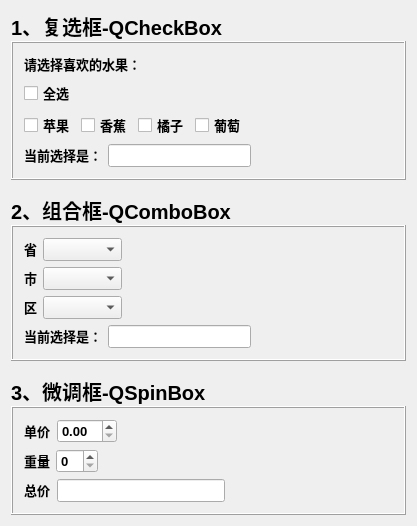
<?xml version="1.0" encoding="UTF-8"?>
<ui version="4.0">
 <class>MyWidgetClass</class>
 <widget class="QWidget" name="MyWidgetClass">
  <property name="geometry">
   <rect>
    <x>0</x>
    <y>0</y>
    <width>417</width>
    <height>524</height>
   </rect>
  </property>
  <property name="font">
   <font>
    <pointsize>10</pointsize>
    <weight>75</weight>
    <bold>true</bold>
   </font>
  </property>
  <property name="windowTitle">
   <string>MyWidget</string>
  </property>
  <layout class="QVBoxLayout" name="verticalLayout_7">
   <property name="spacing">
    <number>15</number>
   </property>
   <item>
    <layout class="QVBoxLayout" name="verticalLayout_2">
     <property name="spacing">
      <number>0</number>
     </property>
     <item>
      <widget class="QLabel" name="label">
       <property name="sizePolicy">
        <sizepolicy hsizetype="Fixed" vsizetype="Fixed">
         <horstretch>0</horstretch>
         <verstretch>0</verstretch>
        </sizepolicy>
       </property>
       <property name="font">
        <font>
         <pointsize>15</pointsize>
         <weight>75</weight>
         <bold>true</bold>
        </font>
       </property>
       <property name="text">
        <string>1、复选框-QCheckBox</string>
       </property>
      </widget>
     </item>
     <item>
      <widget class="QFrame" name="frame">
       <property name="frameShape">
        <enum>QFrame::Box</enum>
       </property>
       <property name="frameShadow">
        <enum>QFrame::Raised</enum>
       </property>
       <layout class="QVBoxLayout" name="verticalLayout">
        <item>
         <widget class="QLabel" name="label_4">
          <property name="sizePolicy">
           <sizepolicy hsizetype="Fixed" vsizetype="Fixed">
            <horstretch>0</horstretch>
            <verstretch>0</verstretch>
           </sizepolicy>
          </property>
          <property name="text">
           <string>请选择喜欢的水果：</string>
          </property>
         </widget>
        </item>
        <item>
         <widget class="QCheckBox" name="chkAll">
          <property name="sizePolicy">
           <sizepolicy hsizetype="Fixed" vsizetype="Fixed">
            <horstretch>0</horstretch>
            <verstretch>0</verstretch>
           </sizepolicy>
          </property>
          <property name="font">
           <font>
            <pointsize>10</pointsize>
            <weight>75</weight>
            <bold>true</bold>
           </font>
          </property>
          <property name="text">
           <string>全选</string>
          </property>
         </widget>
        </item>
        <item>
         <layout class="QHBoxLayout" name="horizontalLayout">
          <item>
           <widget class="QCheckBox" name="chkApple">
            <property name="text">
             <string>苹果</string>
            </property>
           </widget>
          </item>
          <item>
           <widget class="QCheckBox" name="chkBanana">
            <property name="text">
             <string>香蕉</string>
            </property>
           </widget>
          </item>
          <item>
           <widget class="QCheckBox" name="chkOrange">
            <property name="text">
             <string>橘子</string>
            </property>
           </widget>
          </item>
          <item>
           <widget class="QCheckBox" name="chkGrape">
            <property name="text">
             <string>葡萄</string>
            </property>
           </widget>
          </item>
          <item>
           <spacer name="horizontalSpacer">
            <property name="orientation">
             <enum>Qt::Horizontal</enum>
            </property>
            <property name="sizeHint" stdset="0">
             <size>
              <width>40</width>
              <height>20</height>
             </size>
            </property>
           </spacer>
          </item>
         </layout>
        </item>
        <item>
         <layout class="QHBoxLayout" name="horizontalLayout_2">
          <item>
           <widget class="QLabel" name="label_5">
            <property name="sizePolicy">
             <sizepolicy hsizetype="Fixed" vsizetype="Fixed">
              <horstretch>0</horstretch>
              <verstretch>0</verstretch>
             </sizepolicy>
            </property>
            <property name="text">
             <string>当前选择是：</string>
            </property>
           </widget>
          </item>
          <item>
           <widget class="QLineEdit" name="edtSelectedFruit"/>
          </item>
          <item>
           <spacer name="horizontalSpacer_2">
            <property name="orientation">
             <enum>Qt::Horizontal</enum>
            </property>
            <property name="sizeHint" stdset="0">
             <size>
              <width>40</width>
              <height>20</height>
             </size>
            </property>
           </spacer>
          </item>
         </layout>
        </item>
       </layout>
      </widget>
     </item>
    </layout>
   </item>
   <item>
    <layout class="QVBoxLayout" name="verticalLayout_4">
     <property name="spacing">
      <number>0</number>
     </property>
     <item>
      <widget class="QLabel" name="label_2">
       <property name="sizePolicy">
        <sizepolicy hsizetype="Fixed" vsizetype="Fixed">
         <horstretch>0</horstretch>
         <verstretch>0</verstretch>
        </sizepolicy>
       </property>
       <property name="font">
        <font>
         <pointsize>15</pointsize>
         <weight>75</weight>
         <bold>true</bold>
        </font>
       </property>
       <property name="text">
        <string>2、组合框-QComboBox</string>
       </property>
      </widget>
     </item>
     <item>
      <widget class="QFrame" name="frame_2">
       <property name="frameShape">
        <enum>QFrame::Box</enum>
       </property>
       <property name="frameShadow">
        <enum>QFrame::Raised</enum>
       </property>
       <layout class="QVBoxLayout" name="verticalLayout_3">
        <item>
         <layout class="QHBoxLayout" name="horizontalLayout_3">
          <item>
           <widget class="QLabel" name="label_6">
            <property name="sizePolicy">
             <sizepolicy hsizetype="Fixed" vsizetype="Fixed">
              <horstretch>0</horstretch>
              <verstretch>0</verstretch>
             </sizepolicy>
            </property>
            <property name="text">
             <string>省</string>
            </property>
           </widget>
          </item>
          <item>
           <widget class="QComboBox" name="cmbProvince"/>
          </item>
          <item>
           <spacer name="horizontalSpacer_3">
            <property name="orientation">
             <enum>Qt::Horizontal</enum>
            </property>
            <property name="sizeHint" stdset="0">
             <size>
              <width>40</width>
              <height>20</height>
             </size>
            </property>
           </spacer>
          </item>
         </layout>
        </item>
        <item>
         <layout class="QHBoxLayout" name="horizontalLayout_4">
          <item>
           <widget class="QLabel" name="label_7">
            <property name="sizePolicy">
             <sizepolicy hsizetype="Fixed" vsizetype="Fixed">
              <horstretch>0</horstretch>
              <verstretch>0</verstretch>
             </sizepolicy>
            </property>
            <property name="text">
             <string>市</string>
            </property>
           </widget>
          </item>
          <item>
           <widget class="QComboBox" name="cmbCity"/>
          </item>
          <item>
           <spacer name="horizontalSpacer_4">
            <property name="orientation">
             <enum>Qt::Horizontal</enum>
            </property>
            <property name="sizeHint" stdset="0">
             <size>
              <width>40</width>
              <height>20</height>
             </size>
            </property>
           </spacer>
          </item>
         </layout>
        </item>
        <item>
         <layout class="QHBoxLayout" name="horizontalLayout_5">
          <item>
           <widget class="QLabel" name="label_8">
            <property name="sizePolicy">
             <sizepolicy hsizetype="Fixed" vsizetype="Fixed">
              <horstretch>0</horstretch>
              <verstretch>0</verstretch>
             </sizepolicy>
            </property>
            <property name="text">
             <string>区</string>
            </property>
           </widget>
          </item>
          <item>
           <widget class="QComboBox" name="cmbDistrict"/>
          </item>
          <item>
           <spacer name="horizontalSpacer_5">
            <property name="orientation">
             <enum>Qt::Horizontal</enum>
            </property>
            <property name="sizeHint" stdset="0">
             <size>
              <width>40</width>
              <height>20</height>
             </size>
            </property>
           </spacer>
          </item>
         </layout>
        </item>
        <item>
         <layout class="QHBoxLayout" name="horizontalLayout_6">
          <item>
           <widget class="QLabel" name="label_9">
            <property name="sizePolicy">
             <sizepolicy hsizetype="Fixed" vsizetype="Fixed">
              <horstretch>0</horstretch>
              <verstretch>0</verstretch>
             </sizepolicy>
            </property>
            <property name="text">
             <string>当前选择是：</string>
            </property>
           </widget>
          </item>
          <item>
           <widget class="QLineEdit" name="edtSelectedRegion"/>
          </item>
          <item>
           <spacer name="horizontalSpacer_6">
            <property name="orientation">
             <enum>Qt::Horizontal</enum>
            </property>
            <property name="sizeHint" stdset="0">
             <size>
              <width>40</width>
              <height>20</height>
             </size>
            </property>
           </spacer>
          </item>
         </layout>
        </item>
       </layout>
      </widget>
     </item>
    </layout>
   </item>
   <item>
    <layout class="QVBoxLayout" name="verticalLayout_6">
     <property name="spacing">
      <number>0</number>
     </property>
     <item>
      <widget class="QLabel" name="label_3">
       <property name="sizePolicy">
        <sizepolicy hsizetype="Fixed" vsizetype="Fixed">
         <horstretch>0</horstretch>
         <verstretch>0</verstretch>
        </sizepolicy>
       </property>
       <property name="font">
        <font>
         <pointsize>15</pointsize>
         <weight>75</weight>
         <bold>true</bold>
        </font>
       </property>
       <property name="text">
        <string>3、微调框-QSpinBox</string>
       </property>
      </widget>
     </item>
     <item>
      <widget class="QFrame" name="frame_3">
       <property name="frameShape">
        <enum>QFrame::Box</enum>
       </property>
       <property name="frameShadow">
        <enum>QFrame::Raised</enum>
       </property>
       <layout class="QVBoxLayout" name="verticalLayout_5">
        <item>
         <layout class="QHBoxLayout" name="horizontalLayout_7">
          <item>
           <widget class="QLabel" name="label_11">
            <property name="sizePolicy">
             <sizepolicy hsizetype="Fixed" vsizetype="Fixed">
              <horstretch>0</horstretch>
              <verstretch>0</verstretch>
             </sizepolicy>
            </property>
            <property name="text">
             <string>单价</string>
            </property>
           </widget>
          </item>
          <item>
           <widget class="QDoubleSpinBox" name="dspnUnitPrice"/>
          </item>
          <item>
           <spacer name="horizontalSpacer_7">
            <property name="orientation">
             <enum>Qt::Horizontal</enum>
            </property>
            <property name="sizeHint" stdset="0">
             <size>
              <width>40</width>
              <height>20</height>
             </size>
            </property>
           </spacer>
          </item>
         </layout>
        </item>
        <item>
         <layout class="QHBoxLayout" name="horizontalLayout_8">
          <item>
           <widget class="QLabel" name="label_12">
            <property name="sizePolicy">
             <sizepolicy hsizetype="Fixed" vsizetype="Fixed">
              <horstretch>0</horstretch>
              <verstretch>0</verstretch>
             </sizepolicy>
            </property>
            <property name="text">
             <string>重量</string>
            </property>
           </widget>
          </item>
          <item>
           <widget class="QSpinBox" name="spnWeight"/>
          </item>
          <item>
           <spacer name="horizontalSpacer_8">
            <property name="orientation">
             <enum>Qt::Horizontal</enum>
            </property>
            <property name="sizeHint" stdset="0">
             <size>
              <width>40</width>
              <height>20</height>
             </size>
            </property>
           </spacer>
          </item>
         </layout>
        </item>
        <item>
         <layout class="QHBoxLayout" name="horizontalLayout_9">
          <item>
           <widget class="QLabel" name="label_10">
            <property name="sizePolicy">
             <sizepolicy hsizetype="Fixed" vsizetype="Fixed">
              <horstretch>0</horstretch>
              <verstretch>0</verstretch>
             </sizepolicy>
            </property>
            <property name="text">
             <string>总价</string>
            </property>
           </widget>
          </item>
          <item>
           <widget class="QLineEdit" name="edtTotalPrice"/>
          </item>
          <item>
           <spacer name="horizontalSpacer_9">
            <property name="orientation">
             <enum>Qt::Horizontal</enum>
            </property>
            <property name="sizeHint" stdset="0">
             <size>
              <width>40</width>
              <height>20</height>
             </size>
            </property>
           </spacer>
          </item>
         </layout>
        </item>
       </layout>
      </widget>
     </item>
    </layout>
   </item>
   <item>
    <spacer name="verticalSpacer">
     <property name="orientation">
      <enum>Qt::Vertical</enum>
     </property>
     <property name="sizeHint" stdset="0">
      <size>
       <width>20</width>
       <height>40</height>
      </size>
     </property>
    </spacer>
   </item>
  </layout>
 </widget>
 <layoutdefault spacing="6" margin="11"/>
 <resources/>
 <connections/>
</ui>
